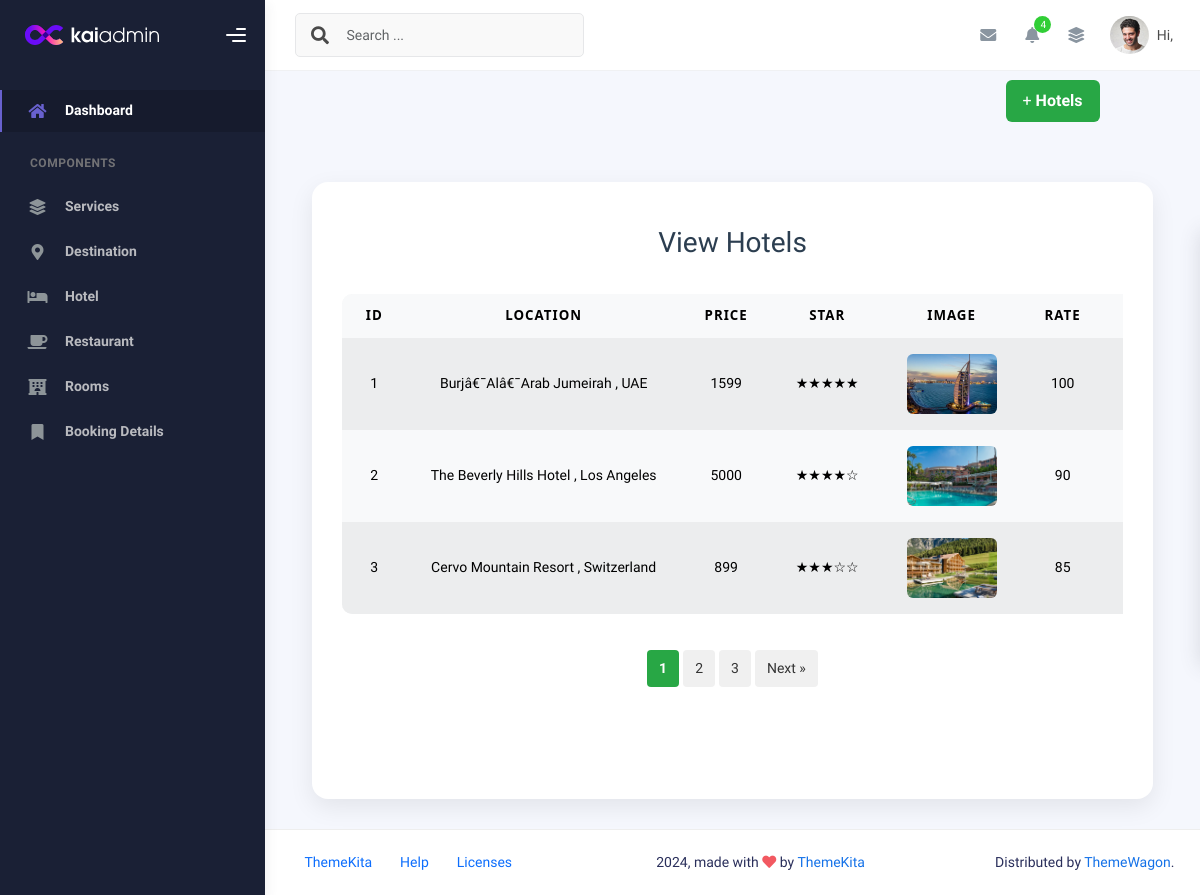
The page /admin/viewHotel.php on the database its author committed.
### tables this page shows
CREATE TABLE `hotels` (
  `id` int(1) NOT NULL,
  `price` int(11) NOT NULL,
  `nights` text NOT NULL,
  `location` text NOT NULL,
  `star` int(11) NOT NULL,
  `rate` int(11) NOT NULL,
  `image` text NOT NULL
);

### admin/viewHotel.php (the view, shortened to what this page needs)
<?php
include("../db.php");
include("header.php");
$limit = 3;
$page = isset($_GET['page']) && is_numeric($_GET['page']) ? intval($_GET['page']) : 1;
$offset = ($page - 1) * $limit;
$total_query = "SELECT COUNT(*) AS total FROM booking";
$total_result = mysqli_query($conn, $total_query);
$total_row = mysqli_fetch_assoc($total_result);
$total_records = $total_row['total'];
$total_pages = ceil($total_records / $limit);
$select = "SELECT * FROM hotels LIMIT $limit OFFSET $offset";
$res = mysqli_query($conn, $select);
?>
<!DOCTYPE html>
<html lang="en">
<head>
    <link rel="stylesheet" href="view-style.css">
    <link rel="stylesheet" href="assets/css/ionicons.min.css">
    <link rel="stylesheet" href="assets/css/flaticon.css">
    <link rel="stylesheet" href="../css/aos.css">
    <link rel="stylesheet" href="../css/ionicons.min.css">
    <link rel="stylesheet" href="../css/flaticon.css">
    <link rel="stylesheet" href="../css/icomoon.css">
</head>
<body>
    <div class="container-fluid">
        <div class="button-container">
            <a href="addHotel.php" class=" btn btn-add">+ <b>Hotels</b></a>
        </div>
    </div>
    <div class="container d-flex justify-content-center">
        <div class="admin-panel">
            <h2>View Hotels</h2>
            <div class="table-responsive">
                <table class="table table-light table-hover table-striped">
                    <thead>
                        <tr>
                            <th>Id</th>
                            <th>Location</th>
                            <th>Price</th>
                            <th>Star</th>
                            <th>Image</th>
                            <th>Rate</th>
                            <th>Edit</th>
                        </tr>
                    </thead>
                    <tbody>
                        <?php while ($row = mysqli_fetch_assoc($res)) { ?>
                            <tr>
                                <td><?php echo $row['id']; ?></td>
                                <td><?php echo $row['location']; ?></td>
                                <td><?php echo $row['price']; ?></td>
                                <td>
                                    <?php
                                    for ($i = 0; $i < $row['star']; $i++) {
                                        echo '★';
                                    }
                                    for ($j = $row['star']; $j < 5; $j++) {
                                        echo '☆';
                                    }
                                    ?>
                                </td>
                                <td>
                                    <?php if (!empty($row['image'])): ?>
                                        <img src="images/<?php echo $row['image']; ?>"  style="height:60px;width:90px;"/>
                                    <?php endif; ?>
                                </td>
                                <td><?php echo $row['rate']; ?></td>
                                <td>
                                </td>
                            </tr>
                        <?php } ?>
                    </tbody>
                </table>
            </div>
            <div class="pagination">
                <?php for ($i = 1; $i <= $total_pages; $i++): ?>
                    <a href="?page=<?php echo $i; ?>" class="<?php if ($i == $page)
                           echo 'active'; ?>">
                        <?php echo $i; ?>
                    </a>
                <?php endfor; ?>
                <?php if ($page < $total_pages): ?>
                    <a href="?page=<?php echo $page + 1; ?>">Next &raquo;</a>
                <?php endif; ?>
            </div>
        </div>
    </div>
</body>
</html>
<?php include("footer.php"); ?>

### admin/header.php (shortened to what this page needs)
<!DOCTYPE html>
<html lang="en">
<head>
  <link rel="stylesheet" href="assets/css/bootstrap.min.css" />
  <link rel="stylesheet" href="assets/css/plugins.min.css" />
  <link rel="stylesheet" href="assets/css/kaiadmin.min.css" />
  <link rel="stylesheet" href="assets/css/icon.all.min.css" />
  <link rel="stylesheet" href="assets/css/demo.css" />
</head>
<body>
  <div class="wrapper">
    <div class="sidebar" data-background-color="dark">
      <div class="sidebar-logo">
        <div class="logo-header" data-background-color="dark">
          <a href="./dashboard.php" class="logo">
            <img src="assets/img/kaiadmin/logo_light.svg" alt="navbar brand" class="navbar-brand" height="20" />
          </a>
          <div class="nav-toggle">
            <button class="btn btn-toggle toggle-sidebar">
              <i class="gg-menu-right"></i>
            </button>
          </div>
        </div>
      </div>
      <div class="sidebar-wrapper scrollbar scrollbar-inner">
        <div class="sidebar-content">
          <ul class="nav nav-secondary">
            <li class="nav-item active">
              <a href="./dashboard.php" class="" aria-expanded="">
                <i class="fas fa-home"></i>
                <p>Dashboard</p>
              </a>
            </li>
            <li class="nav-section">
              <h4 class="text-section">Components</h4>
            </li>
            <li class="nav-item">
              <a href="viewService.php">
                <i class="fas fa-layer-group"></i>
                <p>Services</p>
              </a>
            </li>
            <li class="nav-item">
              <a  href="viewDestination.php">
                <i class="fas fa-map-marker-alt"></i>
                <p>Destination</p>
              </a>
            </li>
            <li class="nav-item">
              <a  href="viewHotel.php">
              <i class="fas fa-bed"></i>
                <p>Hotel</p>
              </a>
            </li>
            <li class="nav-item">
              <a  href="viewRestaurant.php">
              <i class="fas fa-mug-saucer"></i>
                <p>Restaurant</p>
              </a>
            </li>
            <li class="nav-item">
              <a  href="viewRoom.php">
              <i class="fas fa-hotel"></i>
                <p>Rooms</p>
              </a>
            </li>
            <li class="nav-item">
              <a  href="viewBooking.php">
              <i class="fas fa-bookmark"></i>
                <p>Booking Details</p>
              </a>
            </li>
          </ul>
        </div>
      </div>
    </div>
    <div class="main-panel">
      <div class="main-header">
        <nav class="navbar navbar-header navbar-header-transparent navbar-expand-lg border-bottom">
          <div class="container-fluid">
            <nav class="navbar navbar-header-left navbar-expand-lg navbar-form nav-search p-0 d-none d-lg-flex">
              <div class="input-group">
                <div class="input-group-prepend">
                  <button type="submit" class="btn btn-search pe-1">
                    <i class="fa fa-search search-icon"></i>
                  </button>
                </div>
                <input type="text" placeholder="Search ..." class="form-control" />
              </div>
            </nav>
            <ul class="navbar-nav topbar-nav ms-md-auto align-items-center">
              <li class="nav-item topbar-icon dropdown hidden-caret">
                <a class="nav-link dropdown-toggle" href="#" id="messageDropdown" role="button"
                  data-bs-toggle="dropdown" aria-haspopup="true" aria-expanded="false">
                  <i class="fa fa-envelope"></i>
                </a>
              </li>
              <li class="nav-item topbar-icon dropdown hidden-caret">
                <a class="nav-link dropdown-toggle" href="#" id="notifDropdown" role="button" data-bs-toggle="dropdown"
                  aria-haspopup="true" aria-expanded="false">
                  <i class="fa fa-bell"></i>
                  <span class="notification">4</span>
                </a>
              </li>
              <li class="nav-item topbar-icon dropdown hidden-caret">
                <a class="nav-link" data-bs-toggle="dropdown" href="#" aria-expanded="false">
                  <i class="fas fa-layer-group"></i>
                </a>
              </li>
              <li class="nav-item topbar-user dropdown hidden-caret">
                <a class="dropdown-toggle profile-pic" data-bs-toggle="dropdown" href="#" aria-expanded="false">
                  <div class="avatar-sm">
                    <img src="assets/img/profile.jpg" alt="..." class="avatar-img rounded-circle" />
                  </div>
                  <span class="profile-username">
                    <span class="op-7">Hi, <?php echo $_SESSION['admin_name']; ?></span>
                  </span>
                </a>
              </li>
            </ul>
          </div>
        </nav>
      </div>

### admin/footer.php (shortened to what this page needs)
<footer class="footer">
          <div class="container-fluid d-flex justify-content-between">
            <nav class="pull-left">
              <ul class="nav">
                <li class="nav-item">
                  <a class="nav-link" href="http://www.themekita.com">
                    ThemeKita
                  </a>
                </li>
                <li class="nav-item">
                  <a class="nav-link" href="#"> Help </a>
                </li>
                <li class="nav-item">
                  <a class="nav-link" href="#"> Licenses </a>
                </li>
              </ul>
            </nav>
            <div class="copyright">
              2024, made with <i class="fa fa-heart heart text-danger"></i> by
              <a href="http://www.themekita.com">ThemeKita</a>
            </div>
            <div>
              Distributed by
              <a target="_blank" href="#">ThemeWagon</a>.
            </div>
          </div>
        </footer>
      </div>
    </div>
  </body>
</html>

### admin/view-style.css (style rules this page uses)
.admin-panel { width: 90%; max-width: 1200px; background-color: #fff; padding: 40px 30px; border-radius: 16px; box-shadow: 0 8px 24px rgba(0, 0, 0, 0.08); margin: 30px auto; transition: all 0.3s ease-in-out; font-family: 'Segoe UI', sans-serif; }
.admin-panel h2 { text-align: center; font-size: 28px; color: #2c3e50; margin-bottom: 30px; }
.table-responsive { overflow-x: auto; margin-top: 20px; }
table { width: 100%; min-width: 800px; border-collapse: collapse; background-color: #f9f9f9; border-radius: 10px; overflow: hidden; }
table th, table td { padding: 16px 12px; text-align: center; font-size: 15px; border-bottom: 1px solid #eee; white-space: nowrap; }
table th { background-color: #f1f3f5; color: #2d3436; font-weight: 600; }
table td img { width: 60px; height: auto; object-fit: cover; border-radius: 6px; }
.button-container { display: flex; justify-content: flex-end; margin: 80px 90px 30px 0; }
.btn-add { background-color: #28a745; color: #fff; padding: 12px 20px; border-radius: 8px; text-decoration: none; font-weight: 600; font-size: 16px; transition: background-color 0.3s ease, transform 0.2s ease; }
.btn { padding: 8px 16px; border-radius: 6px; text-decoration: none; color: white; font-weight: 500; display: inline-block; transition: all 0.3s ease; }
.pagination { text-align: center; margin-top: 20px; display: flex; justify-content: center; }
.pagination a { display: inline-block; padding: 8px 12px; margin: 2px; background-color: #f0f0f0; color: #333; text-decoration: none; border-radius: 4px; }
.pagination a.active { font-weight: bold; text-decoration: underline; background-color: #28a745; color: #fff; }

### rows shown on the page
hotels: id "1", location "Burjâ€¯Alâ€¯Arab Jumeirah , UAE", price "1599", image (picture), rate "100"
hotels: id "2", location "The Beverly Hills Hotel , Los Angeles", price "5000", star 4 (drawn), image (picture), rate "90"
hotels: id "3", location "Cervo Mountain Resort , Switzerland", price "899", star 3 (drawn), image (picture), rate "85"
